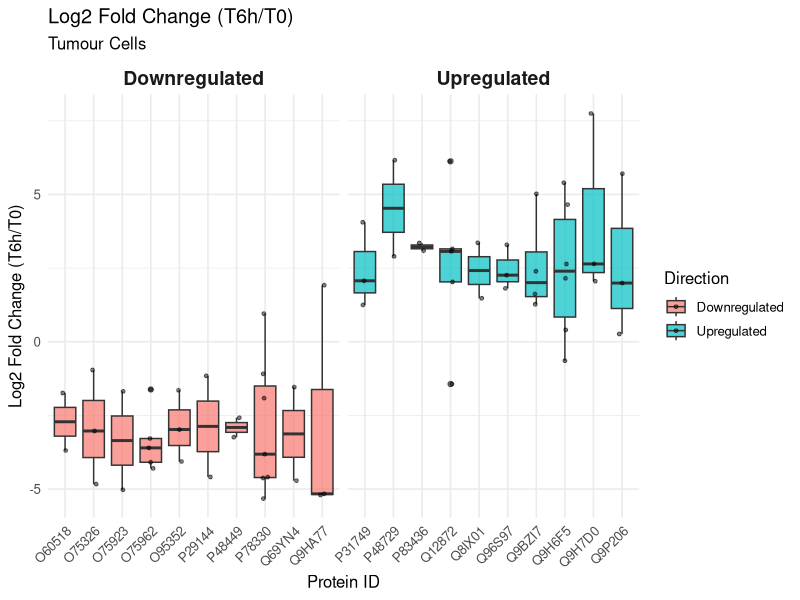
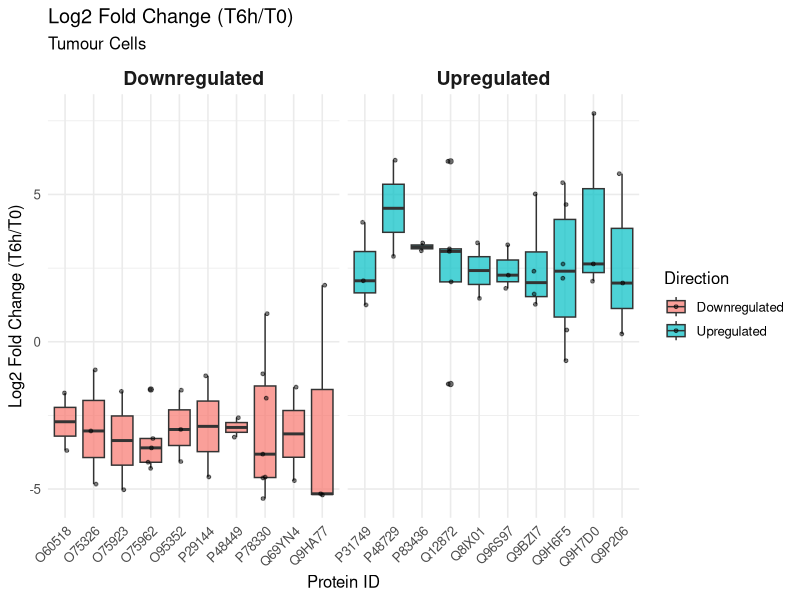

Here is the R script that generated these plots, in order:
### Dollarstore Boxplotter 1.1.0
### Author: Krzysztof M. Anklewicz (4357620)
### Last modified: 09/04/2025
### This script uses the datasets from Ibáñez-Molero S., Pruijs J.T.M., Atmopawiro A., et al.(2024) to generate 
### boxplots of significantly up- and downregulated genes. Please note that I've taken the liberty to replace all 
### NA values with blanks in Excel. 
### Input: either of the two Excel spreadsheets provided by the authors, with "NA" values replaced by blanks.
### Output: boxplots of the top up- and downregulated proteins/phosphosites in any of the three exp. conditions.
### Libraries: tidyverse, ggplot2, readxl.

##################### SECTION 1: importing libraries and data #####################

library(tidyverse)
library(ggplot2)
library(readxl)

data_tumour <- read_xlsx("proteomicsdata.xlsx", sheet="Tumor_Proteome_SISII_Log2Abunda")
data_tcell <- read_xlsx("proteomicsdata.xlsx", sheet="Tcell_Proteome_SISII_Log2Abund")
data_newsynth <- read_xlsx("proteomicsdata.xlsx", sheet="NewSynth_Proteome_SISII_Log2Abu")

head(data_tumour) # inspect the dataframe

# the following code graphs the plot for the tumour dataframe. Graphing all three at once can be done by wrapping all this in a for loop.

########################### SECTION 2: table acrobatics ########################### 

long_df <- data_tumour %>% # pivot to a longer dataframe to compare intensities per sample per time point
  pivot_longer(
    cols = !c(Protein.ID, Protein.name, Gene.name, SILAC.label), 
    names_to = "sample", 
    values_to = "log2_intensity"
  ) %>%
  separate(sample, into = c("cell_line", "timepoint", "replicate"), sep = "_", remove = FALSE) # separate sample names into categories

log2f_df <- long_df %>%    # take the intensities from each replicate
  group_by(across(all_of("Protein.ID")), cell_line, timepoint) %>%
  filter(timepoint %in% c("T0", "T6h")) %>%
  pivot_wider(
    id_cols = c(all_of("Protein.ID"), cell_line, replicate),
    names_from = timepoint,
    values_from = log2_intensity) %>% 
  mutate(log2f = T6h - T0) # from log laws, log(a)-log(b) = log(a/b)
  
head(log2f_df) 

#################### SECTION 3: data filtering and manipulation ####################

log2f_df <- log2f_df %>%  # filter the dataframe to only include proteins with at least 2 data points
  filter(!is.na(log2f)) %>%
  group_by(across(all_of("Protein.ID"))) %>%
  filter(n() >= 2) %>%
  ungroup()

high_fc <- log2f_df %>%  # take the average of all data points for any protein from any cell line
  group_by(across(all_of("Protein.ID"))) %>%
  summarize(mean_fc = mean(log2f, na.rm = TRUE), 
            .groups = "drop") # average of log values is valid, gives log2 of the geometric mean

#################### SECTION 4: limiting the number of boxes #######################

top_n <- 10  # choose how many top hits you want to show per plot

upregulated <- high_fc %>%   # get top_n proteins with the highest log2f  
  arrange(desc(mean_fc)) %>%
  slice_head(n = top_n) %>%
  pull(!!sym("Protein.ID"))

downregulated <- high_fc %>% # get top_n proteins with the lowest log2f
  arrange(mean_fc) %>%
  slice_head(n = top_n) %>%
  pull(!!sym("Protein.ID"))

up_data <- log2f_df %>% # retrieves data points from the main dataframe
  filter(!!sym("Protein.ID") %in% upregulated) %>%
  mutate(direction = "Upregulated")

down_data <- log2f_df %>%
  filter(!!sym("Protein.ID") %in% downregulated) %>%
  mutate(direction = "Downregulated")

########################### SECTION 5: plotting the data ##########################

plot_data <- bind_rows(up_data, down_data)

ggplot(plot_data, aes(x = !!sym("Protein.ID"), y = log2f, fill = direction)) +
  #geom_violin(trim = FALSE, alpha = 0.7) + # tempting as it was, it's too ugly
  geom_boxplot(alpha = 0.7) +
  geom_jitter(width = 0.1, size = 1, alpha = 0.5) +
  facet_wrap(~direction, scales = "free_x") +
  theme_minimal(base_size = 12) +
  labs(
    title = "Log2 Fold Change (T6h/T0)",
    subtitle = "Tumour Cells",
    x = "Protein ID",
    y = "Log2 Fold Change (T6h/T0)",
    fill = "Direction") +
  theme(
    axis.text.x = element_text(angle = 45, hjust = 1), # rotate names to avoid overcrowding
    strip.text = element_text(size = 14, face = "bold"))

ggsave("boxplot tumour cells.png")